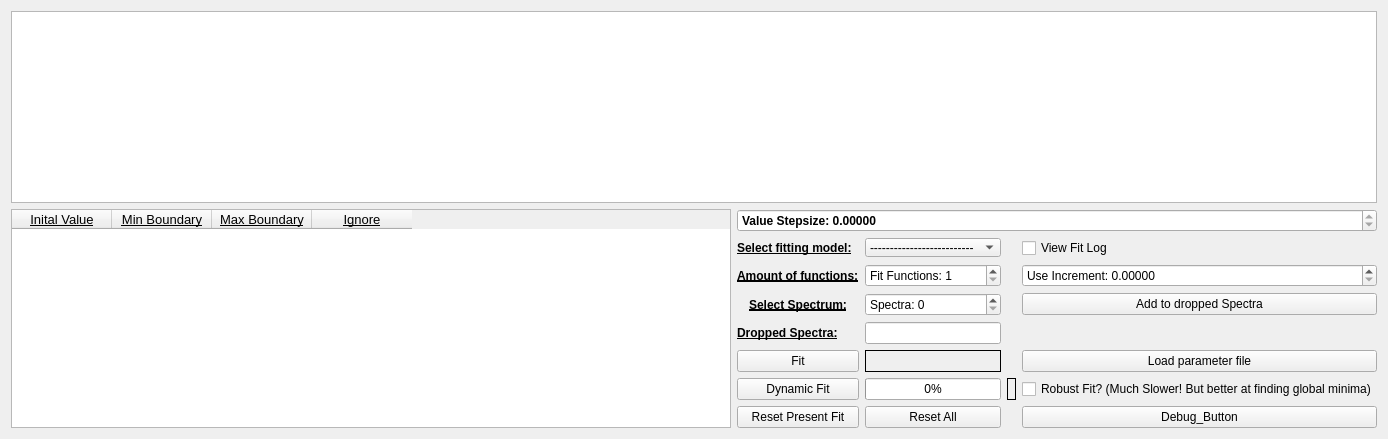
      <widget class="QWidget" name="fit_tab">
       <attribute name="title">
        <string>Fitting</string>
       </attribute>
       <layout class="QVBoxLayout" name="verticalLayout_6">
        <item>
         <layout class="QVBoxLayout" name="verticalLayout_5">
          <item>
           <layout class="QHBoxLayout" name="horizontalLayout_9">
            <item>
             <widget class="Plot_pyqtgraph" name="Plot_Indi_View">
              <property name="enabled">
               <bool>true</bool>
              </property>
              <property name="sizePolicy">
               <sizepolicy hsizetype="Expanding" vsizetype="Expanding">
                <horstretch>0</horstretch>
                <verstretch>0</verstretch>
               </sizepolicy>
              </property>
             </widget>
            </item>
           </layout>
          </item>
          <item>
           <layout class="QGridLayout" name="gridLayout_2">
            <item row="0" column="1">
             <layout class="QVBoxLayout" name="verticalLayout_7">
              <item>
               <widget class="QDoubleSpinBox" name="spinBox_increment">
                <property name="font">
                 <font>
                  <pointsize>9</pointsize>
                  <weight>75</weight>
                  <bold>true</bold>
                 </font>
                </property>
                <property name="locale">
                 <locale language="English" country="UnitedKingdom"/>
                </property>
                <property name="readOnly">
                 <bool>true</bool>
                </property>
                <property name="prefix">
                 <string>Value Stepsize: </string>
                </property>
                <property name="decimals">
                 <number>5</number>
                </property>
                <property name="maximum">
                 <double>1000.000000000000000</double>
                </property>
               </widget>
              </item>
              <item>
               <layout class="QGridLayout" name="gridLayout">
                <item row="0" column="1">
                 <widget class="QComboBox" name="comboBox_fit_model">
                  <property name="maximumSize">
                   <size>
                    <width>197</width>
                    <height>19</height>
                   </size>
                  </property>
                  <property name="font">
                   <font>
                    <family>Arial</family>
                   </font>
                  </property>
                  <item>
                   <property name="text">
                    <string>--------------------------</string>
                   </property>
                  </item>
                  <item>
                   <property name="text">
                    <string>Gaussian deriv.</string>
                   </property>
                  </item>
                  <item>
                   <property name="text">
                    <string>Lorentz deriv.</string>
                   </property>
                  </item>
                  <item>
                   <property name="text">
                    <string>Dyson deriv.</string>
                   </property>
                  </item>
                  <item>
                   <property name="text">
                    <string>Custom</string>
                   </property>
                  </item>
                 </widget>
                </item>
                <item row="5" column="1">
                 <widget class="QProgressBar" name="progressBar">
                  <property name="font">
                   <font>
                    <family>Arial</family>
                   </font>
                  </property>
                  <property name="value">
                   <number>0</number>
                  </property>
                  <property name="alignment">
                   <set>Qt::AlignCenter</set>
                  </property>
                 </widget>
                </item>
                <item row="5" column="0">
                 <widget class="QPushButton" name="Button_dyn_fit">
                  <property name="font">
                   <font>
                    <family>Arial</family>
                   </font>
                  </property>
                  <property name="text">
                   <string>Dynamic Fit</string>
                  </property>
                 </widget>
                </item>
                <item row="0" column="0">
                 <widget class="QLabel" name="label_2">
                  <property name="sizePolicy">
                   <sizepolicy hsizetype="Preferred" vsizetype="Fixed">
                    <horstretch>0</horstretch>
                    <verstretch>0</verstretch>
                   </sizepolicy>
                  </property>
                  <property name="font">
                   <font>
                    <family>Arial</family>
                    <weight>75</weight>
                    <bold>true</bold>
                    <underline>true</underline>
                   </font>
                  </property>
                  <property name="text">
                   <string>Select fitting model:</string>
                  </property>
                 </widget>
                </item>
                <item row="2" column="0">
                 <widget class="QLabel" name="label_4">
                  <property name="font">
                   <font>
                    <family>Arial</family>
                    <weight>75</weight>
                    <bold>true</bold>
                    <underline>true</underline>
                   </font>
                  </property>
                  <property name="text">
                   <string>Select Spectrum:</string>
                  </property>
                  <property name="alignment">
                   <set>Qt::AlignCenter</set>
                  </property>
                  <property name="margin">
                   <number>0</number>
                  </property>
                 </widget>
                </item>
                <item row="3" column="1">
                 <widget class="QLineEdit" name="Dropped_points_edit">
                  <property name="font">
                   <font>
                    <family>Arial</family>
                   </font>
                  </property>
                  <property name="focusPolicy">
                   <enum>Qt::ClickFocus</enum>
                  </property>
                 </widget>
                </item>
                <item row="4" column="0">
                 <widget class="QPushButton" name="Button_Plot">
                  <property name="font">
                   <font>
                    <family>Arial</family>
                   </font>
                  </property>
                  <property name="text">
                   <string>Fit</string>
                  </property>
                 </widget>
                </item>
                <item row="1" column="3">
                 <widget class="QDoubleSpinBox" name="spinBox_incr">
                  <property name="locale">
                   <locale language="English" country="UnitedKingdom"/>
                  </property>
                  <property name="prefix">
                   <string>Use Increment: </string>
                  </property>
                  <property name="decimals">
                   <number>5</number>
                  </property>
                  <property name="maximum">
                   <double>1.000000000000000</double>
                  </property>
                  <property name="singleStep">
                   <double>0.001000000000000</double>
                  </property>
                 </widget>
                </item>
                <item row="5" column="3">
                 <widget class="QCheckBox" name="checkBox_dynPlot">
                  <property name="font">
                   <font>
                    <family>Arial</family>
                   </font>
                  </property>
                  <property name="text">
                   <string>Robust Fit? (Much Slower! But better at finding global minima)</string>
                  </property>
                 </widget>
                </item>
                <item row="3" column="0">
                 <widget class="QLabel" name="label_23">
                  <property name="font">
                   <font>
                    <family>Arial</family>
                    <weight>75</weight>
                    <bold>true</bold>
                    <underline>true</underline>
                   </font>
                  </property>
                  <property name="text">
                   <string>Dropped Spectra:</string>
                  </property>
                 </widget>
                </item>
                <item row="1" column="0">
                 <widget class="QLabel" name="label_20">
                  <property name="font">
                   <font>
                    <family>Arial</family>
                    <weight>75</weight>
                    <bold>true</bold>
                    <underline>true</underline>
                   </font>
                  </property>
                  <property name="text">
                   <string>Amount of functions:</string>
                  </property>
                 </widget>
                </item>
                <item row="4" column="1">
                 <widget class="QLabel" name="label_test">
                  <property name="frameShape">
                   <enum>QFrame::Box</enum>
                  </property>
                  <property name="text">
                   <string/>
                  </property>
                 </widget>
                </item>
                <item row="2" column="1">
                 <widget class="QSpinBox" name="select_datanumber">
                  <property name="prefix">
                   <string>Spectra: </string>
                  </property>
                 </widget>
                </item>
                <item row="0" column="3">
                 <widget class="QCheckBox" name="checkBox_fit_log">
                  <property name="toolTip">
                   <string>Will open a second window with Fit information</string>
                  </property>
                  <property name="text">
                   <string>View Fit Log</string>
                  </property>
                 </widget>
                </item>
                <item row="1" column="1">
                 <widget class="QSpinBox" name="spinBox_fit_num">
                  <property name="suffix">
                   <string/>
                  </property>
                  <property name="prefix">
                   <string>Fit Functions: </string>
                  </property>
                  <property name="minimum">
                   <number>1</number>
                  </property>
                  <property name="maximum">
                   <number>99999</number>
                  </property>
                 </widget>
                </item>
                <item row="5" column="2">
                 <widget class="QLabel" name="label_7">
                  <property name="frameShape">
                   <enum>QFrame::Box</enum>
                  </property>
                  <property name="text">
                   <string/>
                  </property>
                 </widget>
                </item>
                <item row="6" column="0">
                 <widget class="QPushButton" name="Button_reset_fit">
                  <property name="toolTip">
                   <string>Will delete every previous fit!</string>
                  </property>
                  <property name="text">
                   <string>Reset Present Fit</string>
                  </property>
                 </widget>
                </item>
                <item row="2" column="3">
                 <widget class="QPushButton" name="Button_dropped_points">
                  <property name="sizePolicy">
                   <sizepolicy hsizetype="Preferred" vsizetype="Fixed">
                    <horstretch>0</horstretch>
                    <verstretch>0</verstretch>
                   </sizepolicy>
                  </property>
                  <property name="font">
                   <font>
                    <family>Arial</family>
                   </font>
                  </property>
                  <property name="text">
                   <string>Add to dropped Spectra</string>
                  </property>
                 </widget>
                </item>
                <item row="6" column="1">
                 <widget class="QPushButton" name="Button_reset_all">
                  <property name="text">
                   <string>Reset All</string>
                  </property>
                 </widget>
                </item>
                <item row="6" column="3">
                 <widget class="QPushButton" name="pushButton">
                  <property name="text">
                   <string>Debug_Button</string>
                  </property>
                 </widget>
                </item>
                <item row="4" column="3">
                 <widget class="QPushButton" name="button_load_parameter">
                  <property name="text">
                   <string>Load parameter file</string>
                  </property>
                 </widget>
                </item>
               </layout>
              </item>
             </layout>
            </item>
            <item row="0" column="0">
             <widget class="QTableWidget" name="Parameter_table">
              <property name="sizePolicy">
               <sizepolicy hsizetype="Preferred" vsizetype="Expanding">
                <horstretch>0</horstretch>
                <verstretch>0</verstretch>
               </sizepolicy>
              </property>
              <property name="minimumSize">
               <size>
                <width>720</width>
                <height>0</height>
               </size>
              </property>
              <property name="font">
               <font>
                <family>Arial</family>
               </font>
              </property>
              <property name="locale">
               <locale language="C" country="AnyCountry"/>
              </property>
              <property name="dragDropMode">
               <enum>QAbstractItemView::DropOnly</enum>
              </property>
              <property name="alternatingRowColors">
               <bool>true</bool>
              </property>
              <property name="showGrid">
               <bool>true</bool>
              </property>
              <property name="rowCount">
               <number>0</number>
              </property>
              <column>
               <property name="text">
                <string>Inital Value</string>
               </property>
               <property name="font">
                <font>
                 <family>Arial</family>
                 <pointsize>10</pointsize>
                 <underline>true</underline>
                </font>
               </property>
               <property name="textAlignment">
                <set>AlignCenter</set>
               </property>
              </column>
              <column>
               <property name="text">
                <string>Min Boundary</string>
               </property>
               <property name="font">
                <font>
                 <family>Arial</family>
                 <pointsize>10</pointsize>
                 <underline>true</underline>
                </font>
               </property>
               <property name="textAlignment">
                <set>AlignCenter</set>
               </property>
              </column>
              <column>
               <property name="text">
                <string>Max Boundary</string>
               </property>
               <property name="font">
                <font>
                 <family>Arial</family>
                 <pointsize>10</pointsize>
                 <underline>true</underline>
                </font>
               </property>
               <property name="textAlignment">
                <set>AlignCenter</set>
               </property>
              </column>
              <column>
               <property name="text">
                <string>Ignore</string>
               </property>
               <property name="font">
                <font>
                 <pointsize>10</pointsize>
                 <weight>50</weight>
                 <bold>false</bold>
                 <underline>true</underline>
                </font>
               </property>
               <property name="textAlignment">
                <set>AlignCenter</set>
               </property>
              </column>
             </widget>
            </item>
           </layout>
          </item>
         </layout>
        </item>
       </layout>
      </widget>
